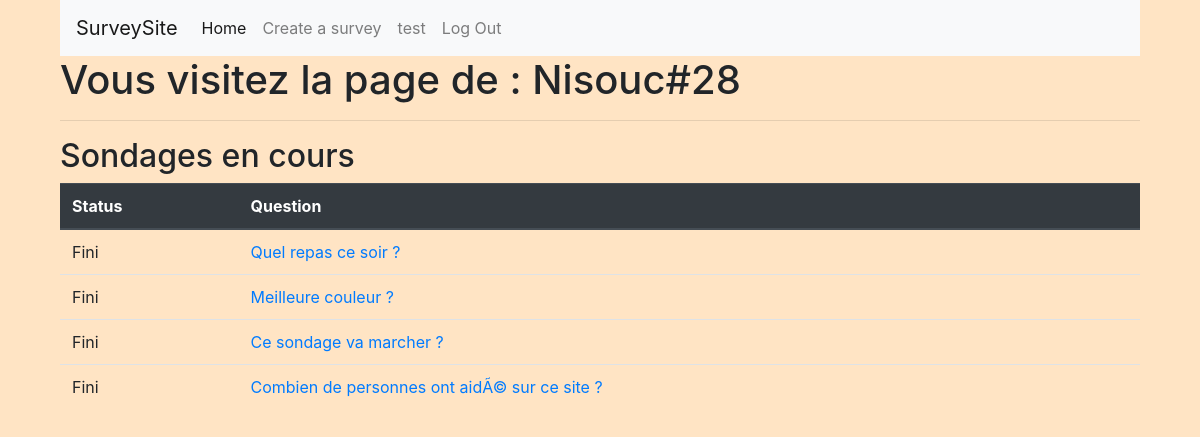
Page /index.php?page=user&name=Nisouc (signed in) on the committed database.
### tables this page shows
CREATE TABLE `users` (
  `user_id` int(11) NOT NULL,
  `user_name` varchar(255) NOT NULL,
  `user_pass` varchar(255) NOT NULL,
  `user_email` varchar(255) NOT NULL,
  `user_status` tinyint(1) NOT NULL,
  `user_theme` varchar(255) NOT NULL DEFAULT 'white'
);

CREATE TABLE `surveys` (
  `survey_id` int(11) NOT NULL,
  `question` varchar(255) NOT NULL,
  `end` datetime NOT NULL,
  `creatorsId` int(11) NOT NULL,
  `status` int(1) NOT NULL DEFAULT '1'
);

### Public/index.php (called while the page is built, shortened)
<?php
require ROOT."/Core/Database.php";
require ROOT."/router.php";

### Core/Database.php (called while the page is built, shortened)
<?php
class Database{
    protected $pdo;
    public function __construct()
    {
        try {
            $this->host = $dbConfig["host"];
            $this->dbname = $dbConfig["dbname"];
            $this->user = $dbConfig["user"];
            $this->pass = $dbConfig["pass"];
            $this->pdo = new \PDO("mysql:host=$this->host;dbname=$this->dbname", $this->user, $this->pass);
        } catch (\PDOException $e) {
            return $e->getMessage();
        }
    }
    public function query(string $statement, bool $one)
    {
        $query = $this->pdo->query($statement);
        if ($one === false) {
            return $query->fetch(\PDO::FETCH_ASSOC);
        } else {
            return $query->fetchAll(\PDO::FETCH_ASSOC);
        }
    }
}

### App/Model/UserModel.php (called while the page is built, shortened)
<?php
class UserModel extends Database{
    public function searchFriends($ns)
    {
        $searchRequest = "SELECT * FROM users WHERE user_name LIKE '%" . $ns . "%'";
        return $this->query($searchRequest, true);
    }
    public function getUserSurveys($id)
    {
        $surv = "SELECT * FROM surveys WHERE creatorsId = '" . $id . "'";
        return $this->query($surv, true);
    }
}

### App/View/userVisitView.php (the view, shortened to what this page needs)
<?php
require ROOT."/commons.php";
?>
<!DOCTYPE html>
<html lang="fr">
<head>
</head>
<h1>Vous visitez la page de : <?= $_GET['name'] . "#" . $host[0]['user_id'] ?></h1>
<hr>
<h2>Sondages en cours</h2>
<?php if(count($surveys) <= 0) { ?>
<p>C'est vide par ici</p>
<?php } else { ?>
<table class="table" id="friendTable">
    <thead class="thead-dark">
        <tr>
            <th scope="col">Status</th>
            <th scope="col">Question</th>
        </tr>
        <?php foreach($surveys as $su) { ?>
        <tr>
            <td><?php if ($su['status'] == true) {?> Actif <?php } else if ($su['status'] == 0){ ?> Fini <?php } ?></td>
            <td><a href="?page=survey&id=<?= $su['survey_id'] ?>"><?= $su['question'] ?></a></td>
        </tr>
        <?php } ?>
</table>
<?php } ?>

### Public/assets/css/style.css (style rules this page uses)
* { margin: 0; padding: 0; box-sizing: border-box; }
html { scroll-behavior: smooth; }

### rows in the picture
users: user_id "28"
surveys: status "Fini", question "Quel repas ce soir ?"
surveys: status "Fini", question "Meilleure couleur ?"
surveys: status "Fini", question "Ce sondage va marcher ?"
surveys: status "Fini", question "Combien de personnes ont aidÃ© sur ce site ?"

### other values in the picture
$_SESSION["Username"] "test"
$_GET['name'] "Nisouc"
